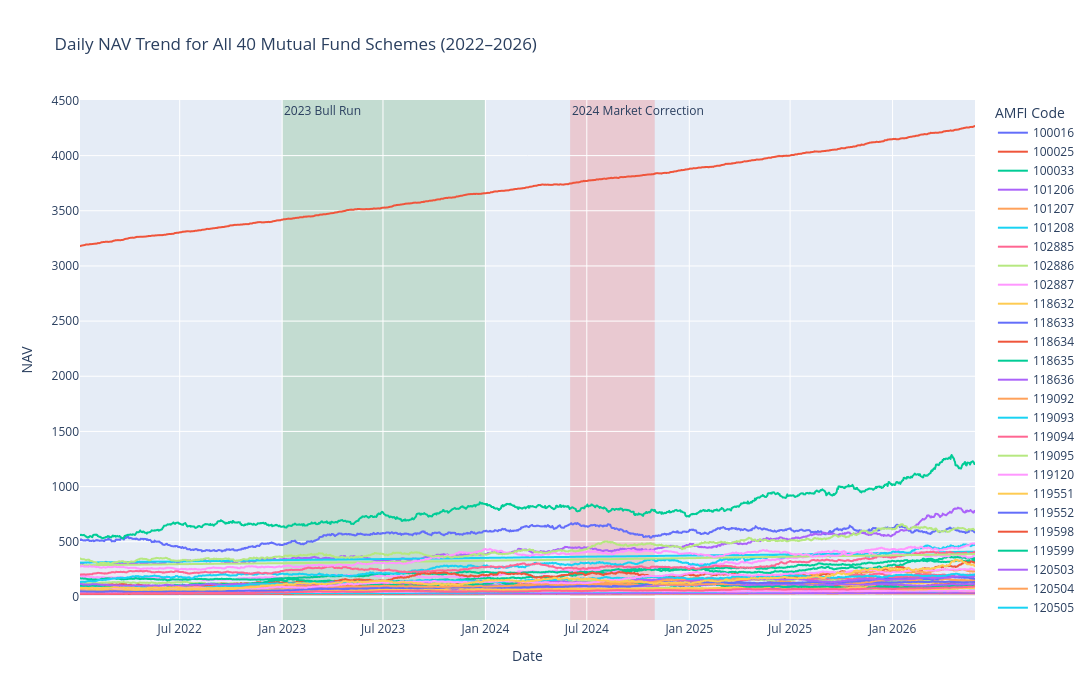

Notebook code for this chart:
### Code cell
nav["date"] = pd.to_datetime(nav["date"])

fig = px.line(
    nav,
    x="date",
    y="nav",
    color="amfi_code",
    title="Daily NAV Trend for All 40 Mutual Fund Schemes (2022–2026)"
)

fig.add_vrect(
    x0="2023-01-01",
    x1="2023-12-31",
    fillcolor="green",
    opacity=0.15,
    layer="below",
    line_width=0,
    annotation_text="2023 Bull Run",
    annotation_position="top left"
)

fig.add_vrect(
    x0="2024-06-01",
    x1="2024-10-31",
    fillcolor="red",
    opacity=0.15,
    layer="below",
    line_width=0,
    annotation_text="2024 Market Correction",
    annotation_position="top left"
)

fig.update_layout(
    xaxis_title="Date",
    yaxis_title="NAV",
    legend_title="AMFI Code",
    height=700,
    width=1100
)

fig.write_image(
    charts_path + r"\nav_trend_all_40_schemes.png"
)
fig.show()

### Figure 1 — Plotly figure (JSON) as saved in the notebook; plotly's stock layout.template omitted (floating-point values rounded to 4 significant figures; data arrays with more than 128 entries replaced by an {"elided": "..."} marker saying what was removed)
{"data": [{"hovertemplate": "amfi_code=100016<br>date=%{x}<br>nav=%{y}<extra></extra>", "legendgroup": "100016", "line": {"color": "#636efa", "dash": "solid"}, "marker": {"symbol": "circle"}, "mode": "lines", "name": "100016", "showlegend": true, "type": "scattergl", "x": {"elided": "1150 str values"}, "xaxis": "x", "y": {"elided": "1150 float values"}, "yaxis": "y"}, {"hovertemplate": "amfi_code=100025<br>date=%{x}<br>nav=%{y}<extra></extra>", "legendgroup": "100025", "line": {"color": "#EF553B", "dash": "solid"}, "marker": {"symbol": "circle"}, "mode": "lines", "name": "100025", "showlegend": true, "type": "scattergl", "x": {"elided": "1150 str values"}, "xaxis": "x", "y": {"elided": "1150 float values"}, "yaxis": "y"}, {"hovertemplate": "amfi_code=100033<br>date=%{x}<br>nav=%{y}<extra></extra>", "legendgroup": "100033", "line": {"color": "#00cc96", "dash": "solid"}, "marker": {"symbol": "circle"}, "mode": "lines", "name": "100033", "showlegend": true, "type": "scattergl", "x": {"elided": "1150 str values"}, "xaxis": "x", "y": {"elided": "1150 float values"}, "yaxis": "y"}, {"hovertemplate": "amfi_code=101206<br>date=%{x}<br>nav=%{y}<extra></extra>", "legendgroup": "101206", "line": {"color": "#ab63fa", "dash": "solid"}, "marker": {"symbol": "circle"}, "mode": "lines", "name": "101206", "showlegend": true, "type": "scattergl", "x": {"elided": "1150 str values"}, "xaxis": "x", "y": {"elided": "1150 float values"}, "yaxis": "y"}, {"hovertemplate": "amfi_code=101207<br>date=%{x}<br>nav=%{y}<extra></extra>", "legendgroup": "101207", "line": {"color": "#FFA15A", "dash": "solid"}, "marker": {"symbol": "circle"}, "mode": "lines", "name": "101207", "showlegend": true, "type": "scattergl", "x": {"elided": "1150 str values"}, "xaxis": "x", "y": {"elided": "1150 float values"}, "yaxis": "y"}, {"hovertemplate": "amfi_code=101208<br>date=%{x}<br>nav=%{y}<extra></extra>", "legendgroup": "101208", "line": {"color": "#19d3f3", "dash": "solid"}, "marker": {"symbol": "circle"}, "mode": "lines", "name": "101208", "showlegend": true, "type": "scattergl", "x": {"elided": "1150 str values"}, "xaxis": "x", "y": {"elided": "1150 float values"}, "yaxis": "y"}, {"hovertemplate": "amfi_code=102885<br>date=%{x}<br>nav=%{y}<extra></extra>", "legendgroup": "102885", "line": {"color": "#FF6692", "dash": "solid"}, "marker": {"symbol": "circle"}, "mode": "lines", "name": "102885", "showlegend": true, "type": "scattergl", "x": {"elided": "1150 str values"}, "xaxis": "x", "y": {"elided": "1150 float values"}, "yaxis": "y"}, {"hovertemplate": "amfi_code=102886<br>date=%{x}<br>nav=%{y}<extra></extra>", "legendgroup": "102886", "line": {"color": "#B6E880", "dash": "solid"}, "marker": {"symbol": "circle"}, "mode": "lines", "name": "102886", "showlegend": true, "type": "scattergl", "x": {"elided": "1150 str values"}, "xaxis": "x", "y": {"elided": "1150 float values"}, "yaxis": "y"}, {"hovertemplate": "amfi_code=102887<br>date=%{x}<br>nav=%{y}<extra></extra>", "legendgroup": "102887", "line": {"color": "#FF97FF", "dash": "solid"}, "marker": {"symbol": "circle"}, "mode": "lines", "name": "102887", "showlegend": true, "type": "scattergl", "x": {"elided": "1150 str values"}, "xaxis": "x", "y": {"elided": "1150 float values"}, "yaxis": "y"}, {"hovertemplate": "amfi_code=118632<br>date=%{x}<br>nav=%{y}<extra></extra>", "legendgroup": "118632", "line": {"color": "#FECB52", "dash": "solid"}, "marker": {"symbol": "circle"}, "mode": "lines", "name": "118632", "showlegend": true, "type": "scattergl", "x": {"elided": "1150 str values"}, "xaxis": "x", "y": {"elided": "1150 float values"}, "yaxis": "y"}, {"hovertemplate": "amfi_code=118633<br>date=%{x}<br>nav=%{y}<extra></extra>", "legendgroup": "118633", "line": {"color": "#636efa", "dash": "solid"}, "marker": {"symbol": "circle"}, "mode": "lines", "name": "118633", "showlegend": true, "type": "scattergl", "x": {"elided": "1150 str values"}, "xaxis": "x", "y": {"elided": "1150 float values"}, "yaxis": "y"}, {"hovertemplate": "amfi_code=118634<br>date=%{x}<br>nav=%{y}<extra></extra>", "legendgroup": "118634", "line": {"color": "#EF553B", "dash": "solid"}, "marker": {"symbol": "circle"}, "mode": "lines", "name": "118634", "showlegend": true, "type": "scattergl", "x": {"elided": "1150 str values"}, "xaxis": "x", "y": {"elided": "1150 float values"}, "yaxis": "y"}, {"hovertemplate": "amfi_code=118635<br>date=%{x}<br>nav=%{y}<extra></extra>", "legendgroup": "118635", "line": {"color": "#00cc96", "dash": "solid"}, "marker": {"symbol": "circle"}, "mode": "lines", "name": "118635", "showlegend": true, "type": "scattergl", "x": {"elided": "1150 str values"}, "xaxis": "x", "y": {"elided": "1150 float values"}, "yaxis": "y"}, {"hovertemplate": "amfi_code=118636<br>date=%{x}<br>nav=%{y}<extra></extra>", "legendgroup": "118636", "line": {"color": "#ab63fa", "dash": "solid"}, "marker": {"symbol": "circle"}, "mode": "lines", "name": "118636", "showlegend": true, "type": "scattergl", "x": {"elided": "1150 str values"}, "xaxis": "x", "y": {"elided": "1150 float values"}, "yaxis": "y"}, {"hovertemplate": "amfi_code=119092<br>date=%{x}<br>nav=%{y}<extra></extra>", "legendgroup": "119092", "line": {"color": "#FFA15A", "dash": "solid"}, "marker": {"symbol": "circle"}, "mode": "lines", "name": "119092", "showlegend": true, "type": "scattergl", "x": {"elided": "1150 str values"}, "xaxis": "x", "y": {"elided": "1150 float values"}, "yaxis": "y"}, {"hovertemplate": "amfi_code=119093<br>date=%{x}<br>nav=%{y}<extra></extra>", "legendgroup": "119093", "line": {"color": "#19d3f3", "dash": "solid"}, "marker": {"symbol": "circle"}, "mode": "lines", "name": "119093", "showlegend": true, "type": "scattergl", "x": {"elided": "1150 str values"}, "xaxis": "x", "y": {"elided": "1150 float values"}, "yaxis": "y"}, {"hovertemplate": "amfi_code=119094<br>date=%{x}<br>nav=%{y}<extra></extra>", "legendgroup": "119094", "line": {"color": "#FF6692", "dash": "solid"}, "marker": {"symbol": "circle"}, "mode": "lines", "name": "119094", "showlegend": true, "type": "scattergl", "x": {"elided": "1150 str values"}, "xaxis": "x", "y": {"elided": "1150 float values"}, "yaxis": "y"}, {"hovertemplate": "amfi_code=119095<br>date=%{x}<br>nav=%{y}<extra></extra>", "legendgroup": "119095", "line": {"color": "#B6E880", "dash": "solid"}, "marker": {"symbol": "circle"}, "mode": "lines", "name": "119095", "showlegend": true, "type": "scattergl", "x": {"elided": "1150 str values"}, "xaxis": "x", "y": {"elided": "1150 float values"}, "yaxis": "y"}, {"hovertemplate": "amfi_code=119120<br>date=%{x}<br>nav=%{y}<extra></extra>", "legendgroup": "119120", "line": {"color": "#FF97FF", "dash": "solid"}, "marker": {"symbol": "circle"}, "mode": "lines", "name": "119120", "showlegend": true, "type": "scattergl", "x": {"elided": "1150 str values"}, "xaxis": "x", "y": {"elided": "1150 float values"}, "yaxis": "y"}, {"hovertemplate": "amfi_code=119551<br>date=%{x}<br>nav=%{y}<extra></extra>", "legendgroup": "119551", "line": {"color": "#FECB52", "dash": "solid"}, "marker": {"symbol": "circle"}, "mode": "lines", "name": "119551", "showlegend": true, "type": "scattergl", "x": {"elided": "1150 str values"}, "xaxis": "x", "y": {"elided": "1150 float values"}, "yaxis": "y"}, {"hovertemplate": "amfi_code=119552<br>date=%{x}<br>nav=%{y}<extra></extra>", "legendgroup": "119552", "line": {"color": "#636efa", "dash": "solid"}, "marker": {"symbol": "circle"}, "mode": "lines", "name": "119552", "showlegend": true, "type": "scattergl", "x": {"elided": "1150 str values"}, "xaxis": "x", "y": {"elided": "1150 float values"}, "yaxis": "y"}, {"hovertemplate": "amfi_code=119598<br>date=%{x}<br>nav=%{y}<extra></extra>", "legendgroup": "119598", "line": {"color": "#EF553B", "dash": "solid"}, "marker": {"symbol": "circle"}, "mode": "lines", "name": "119598", "showlegend": true, "type": "scattergl", "x": {"elided": "1150 str values"}, "xaxis": "x", "y": {"elided": "1150 float values"}, "yaxis": "y"}, {"hovertemplate": "amfi_code=119599<br>date=%{x}<br>nav=%{y}<extra></extra>", "legendgroup": "119599", "line": {"color": "#00cc96", "dash": "solid"}, "marker": {"symbol": "circle"}, "mode": "lines", "name": "119599", "showlegend": true, "type": "scattergl", "x": {"elided": "1150 str values"}, "xaxis": "x", "y": {"elided": "1150 float values"}, "yaxis": "y"}, {"hovertemplate": "amfi_code=120503<br>date=%{x}<br>nav=%{y}<extra></extra>", "legendgroup": "120503", "line": {"color": "#ab63fa", "dash": "solid"}, "marker": {"symbol": "circle"}, "mode": "lines", "name": "120503", "showlegend": true, "type": "scattergl", "x": {"elided": "1150 str values"}, "xaxis": "x", "y": {"elided": "1150 float values"}, "yaxis": "y"}, {"hovertemplate": "amfi_code=120504<br>date=%{x}<br>nav=%{y}<extra></extra>", "legendgroup": "120504", "line": {"color": "#FFA15A", "dash": "solid"}, "marker": {"symbol": "circle"}, "mode": "lines", "name": "120504", "showlegend": true, "type": "scattergl", "x": {"elided": "1150 str values"}, "xaxis": "x", "y": {"elided": "1150 float values"}, "yaxis": "y"}, {"hovertemplate": "amfi_code=120505<br>date=%{x}<br>nav=%{y}<extra></extra>", "legendgroup": "120505", "line": {"color": "#19d3f3", "dash": "solid"}, "marker": {"symbol": "circle"}, "mode": "lines", "name": "120505", "showlegend": true, "type": "scattergl", "x": {"elided": "1150 str values"}, "xaxis": "x", "y": {"elided": "1150 float values"}, "yaxis": "y"}, {"hovertemplate": "amfi_code=120506<br>date=%{x}<br>nav=%{y}<extra></extra>", "legendgroup": "120506", "line": {"color": "#FF6692", "dash": "solid"}, "marker": {"symbol": "circle"}, "mode": "lines", "name": "120506", "showlegend": true, "type": "scattergl", "x": {"elided": "1150 str values"}, "xaxis": "x", "y": {"elided": "1150 float values"}, "yaxis": "y"}, {"hovertemplate": "amfi_code=120507<br>date=%{x}<br>nav=%{y}<extra></extra>", "legendgroup": "120507", "line": {"color": "#B6E880", "dash": "solid"}, "marker": {"symbol": "circle"}, "mode": "lines", "name": "120507", "showlegend": true, "type": "scattergl", "x": {"elided": "1150 str values"}, "xaxis": "x", "y": {"elided": "1150 float values"}, "yaxis": "y"}, {"hovertemplate": "amfi_code=120841<br>date=%{x}<br>nav=%{y}<extra></extra>", "legendgroup": "120841", "line": {"color": "#FF97FF", "dash": "solid"}, "marker": {"symbol": "circle"}, "mode": "lines", "name": "120841", "showlegend": true, "type": "scattergl", "x": {"elided": "1150 str values"}, "xaxis": "x", "y": {"elided": "1150 float values"}, "yaxis": "y"}, {"hovertemplate": "amfi_code=120842<br>date=%{x}<br>nav=%{y}<extra></extra>", "legendgroup": "120842", "line": {"color": "#FECB52", "dash": "solid"}, "marker": {"symbol": "circle"}, "mode": "lines", "name": "120842", "showlegend": true, "type": "scattergl", "x": {"elided": "1150 str values"}, "xaxis": "x", "y": {"elided": "1150 float values"}, "yaxis": "y"}, {"hovertemplate": "amfi_code=120843<br>date=%{x}<br>nav=%{y}<extra></extra>", "legendgroup": "120843", "line": {"color": "#636efa", "dash": "solid"}, "marker": {"symbol": "circle"}, "mode": "lines", "name": "120843", "showlegend": true, "type": "scattergl", "x": {"elided": "1150 str values"}, "xaxis": "x", "y": {"elided": "1150 float values"}, "yaxis": "y"}, {"hovertemplate": "amfi_code=120844<br>date=%{x}<br>nav=%{y}<extra></extra>", "legendgroup": "120844", "line": {"color": "#EF553B", "dash": "solid"}, "marker": {"symbol": "circle"}, "mode": "lines", "name": "120844", "showlegend": true, "type": "scattergl", "x": {"elided": "1150 str values"}, "xaxis": "x", "y": {"elided": "1150 float values"}, "yaxis": "y"}, {"hovertemplate": "amfi_code=125497<br>date=%{x}<br>nav=%{y}<extra></extra>", "legendgroup": "125497", "line": {"color": "#00cc96", "dash": "solid"}, "marker": {"symbol": "circle"}, "mode": "lines", "name": "125497", "showlegend": true, "type": "scattergl", "x": {"elided": "1150 str values"}, "xaxis": "x", "y": {"elided": "1150 float values"}, "yaxis": "y"}, {"hovertemplate": "amfi_code=125498<br>date=%{x}<br>nav=%{y}<extra></extra>", "legendgroup": "125498", "line": {"color": "#ab63fa", "dash": "solid"}, "marker": {"symbol": "circle"}, "mode": "lines", "name": "125498", "showlegend": true, "type": "scattergl", "x": {"elided": "1150 str values"}, "xaxis": "x", "y": {"elided": "1150 float values"}, "yaxis": "y"}, {"hovertemplate": "amfi_code=148567<br>date=%{x}<br>nav=%{y}<extra></extra>", "legendgroup": "148567", "line": {"color": "#FFA15A", "dash": "solid"}, "marker": {"symbol": "circle"}, "mode": "lines", "name": "148567", "showlegend": true, "type": "scattergl", "x": {"elided": "1150 str values"}, "xaxis": "x", "y": {"elided": "1150 float values"}, "yaxis": "y"}, {"hovertemplate": "amfi_code=148568<br>date=%{x}<br>nav=%{y}<extra></extra>", "legendgroup": "148568", "line": {"color": "#19d3f3", "dash": "solid"}, "marker": {"symbol": "circle"}, "mode": "lines", "name": "148568", "showlegend": true, "type": "scattergl", "x": {"elided": "1150 str values"}, "xaxis": "x", "y": {"elided": "1150 float values"}, "yaxis": "y"}, {"hovertemplate": "amfi_code=148569<br>date=%{x}<br>nav=%{y}<extra></extra>", "legendgroup": "148569", "line": {"color": "#FF6692", "dash": "solid"}, "marker": {"symbol": "circle"}, "mode": "lines", "name": "148569", "showlegend": true, "type": "scattergl", "x": {"elided": "1150 str values"}, "xaxis": "x", "y": {"elided": "1150 float values"}, "yaxis": "y"}, {"hovertemplate": "amfi_code=149322<br>date=%{x}<br>nav=%{y}<extra></extra>", "legendgroup": "149322", "line": {"color": "#B6E880", "dash": "solid"}, "marker": {"symbol": "circle"}, "mode": "lines", "name": "149322", "showlegend": true, "type": "scattergl", "x": {"elided": "1150 str values"}, "xaxis": "x", "y": {"elided": "1150 float values"}, "yaxis": "y"}, {"hovertemplate": "amfi_code=149323<br>date=%{x}<br>nav=%{y}<extra></extra>", "legendgroup": "149323", "line": {"color": "#FF97FF", "dash": "solid"}, "marker": {"symbol": "circle"}, "mode": "lines", "name": "149323", "showlegend": true, "type": "scattergl", "x": {"elided": "1150 str values"}, "xaxis": "x", "y": {"elided": "1150 float values"}, "yaxis": "y"}, {"hovertemplate": "amfi_code=149324<br>date=%{x}<br>nav=%{y}<extra></extra>", "legendgroup": "149324", "line": {"color": "#FECB52", "dash": "solid"}, "marker": {"symbol": "circle"}, "mode": "lines", "name": "149324", "showlegend": true, "type": "scattergl", "x": {"elided": "1150 str values"}, "xaxis": "x", "y": {"elided": "1150 float values"}, "yaxis": "y"}], "layout": {"annotations": [{"showarrow": false, "text": "2023 Bull Run", "x": "2023-01-01", "xanchor": "left", "xref": "x", "y": 1, "yanchor": "top", "yref": "y domain"}, {"showarrow": false, "text": "2024 Market Correction", "x": "2024-06-01", "xanchor": "left", "xref": "x", "y": 1, "yanchor": "top", "yref": "y domain"}], "height": 700, "legend": {"title": {"text": "AMFI Code"}, "tracegroupgap": 0}, "shapes": [{"fillcolor": "green", "layer": "below", "line": {"width": 0}, "opacity": 0.15, "type": "rect", "x0": "2023-01-01", "x1": "2023-12-31", "xref": "x", "y0": 0, "y1": 1, "yref": "y domain"}, {"fillcolor": "red", "layer": "below", "line": {"width": 0}, "opacity": 0.15, "type": "rect", "x0": "2024-06-01", "x1": "2024-10-31", "xref": "x", "y0": 0, "y1": 1, "yref": "y domain"}], "title": {"text": "Daily NAV Trend for All 40 Mutual Fund Schemes (2022–2026)"}, "width": 1100, "xaxis": {"anchor": "y", "domain": [0, 1], "title": {"text": "Date"}}, "yaxis": {"anchor": "x", "domain": [0, 1], "title": {"text": "NAV"}}}}
